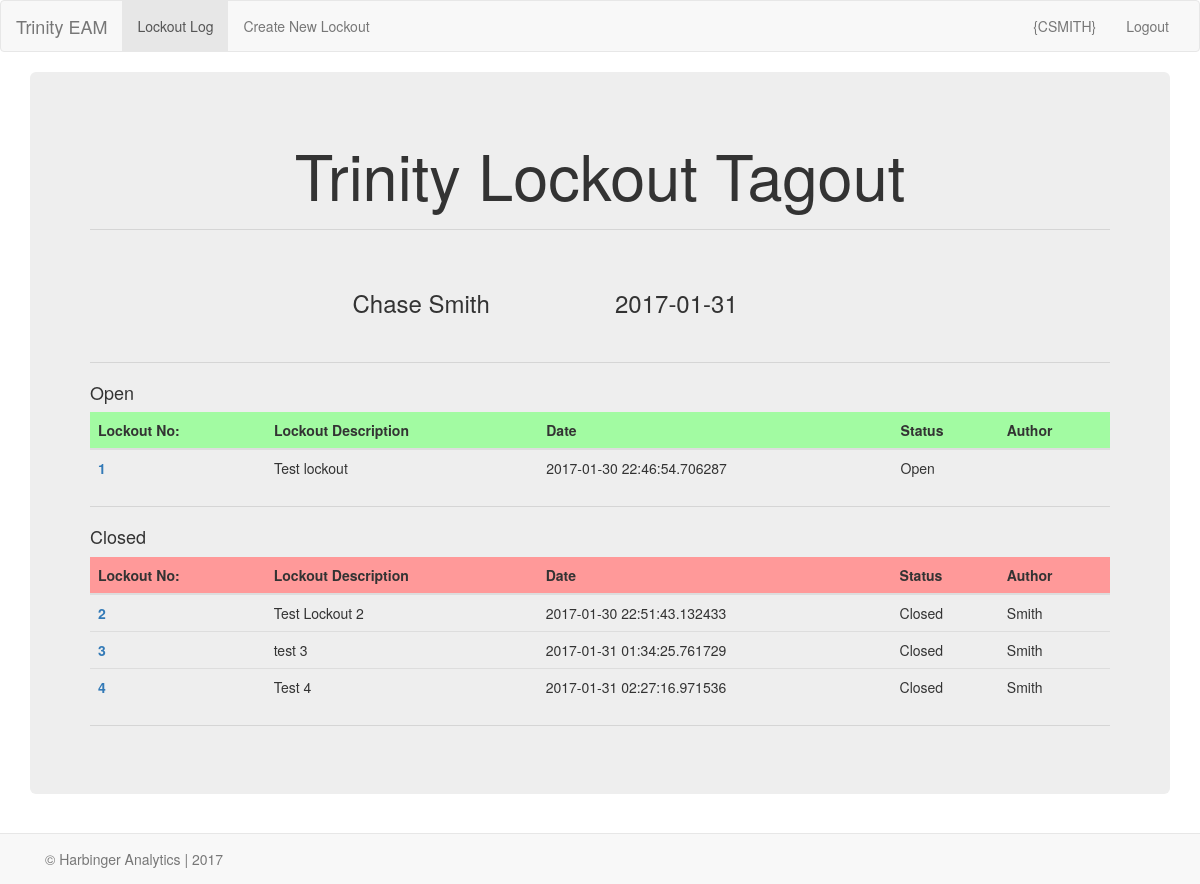
The page / on the database its author committed.
### models.py (models this page shows, shortened)
class User(db.Model):
    __tablename__="user"
    id=db.Column(db.Integer, primary_key=True)
    username=db.Column(db.String(20), unique=True)
    first_name=db.Column(db.String(20), nullable=False)
    last_name=db.Column(db.String(20), nullable=False)
    position=db.Column(db.String(50), nullable=False)

class Lockout(db.Model):
    __tablename__="lockout"
    id=db.Column(db.Integer, primary_key=True)
    lockout_description=db.Column(db.String(200), nullable=False)
    lockout_author = db.relationship('User', backref=db.backref('lockout_author', lazy='dynamic'))
    user_id=db.Column('user_id', db.Integer, db.ForeignKey('user.id'))
    filename=db.Column(db.String(300), nullable=True)
    status=db.Column(db.Boolean(), default=True)
    goggles=db.Column(db.Boolean(), default=False)
    faceshield=db.Column(db.Boolean(),default=False)
    fullface=db.Column(db.Boolean(), default=False)
    dustmask=db.Column(db.Boolean(), default=False)
    leathergloves=db.Column(db.Boolean(), default=False)
    saranax=db.Column(db.Boolean(), default=False)
    nitrilegloves=db.Column(db.Boolean(), default=False)
    chemicalgloves=db.Column(db.Boolean(), default=False)
    chemicalsuit=db.Column(db.Boolean(),default=False)
    tyrex=db.Column(db.Boolean(),default=False)
    rubberboots=db.Column(db.Boolean(),default=False)
    sar=db.Column(db.Boolean(),default=False)
    data=db.Column(db.LargeBinary(),nullable=True)
    date=db.Column(db.DateTime)
    ppe=db.Column(db.String(50), nullable=True)

### app.py (the view)
@app.route('/')
def index():
    today=date.today()
    user=db.session.query(User).first()
    lockout=db.session.query(Lockout).all()
    open_lockouts=db.session.query(Lockout).filter_by(status=True).all()
    closed_lockouts=db.session.query(Lockout).filter_by(status=False).all()
    return render_template('index.html', closed_lockouts=closed_lockouts, open_lockouts=open_lockouts, user=user, today=today)

### templates/index.html
{% extends "base.html" %}
{% import "bootstrap/wtf.html" as wtf %}
{% block content %}
<div class="jumbotron">
<div class="text-center">
<h1> Trinity Lockout Tagout </h1>
</div>
<hr>
<br>
<div class="row">
        <div class="col-xs-3 col-xs-offset-3 form-group">
            <h3>{{ user.first_name }} {{ user.last_name }} </h3>
        </div>
        <div class="col-xs-6">
            <h3> {{ today }} </h3>
        </div>
</div>
<hr>
<h4>Open</h4>
<table class="table table-sm">
<thead>
  <tr style="background-color: #A2FBA2;">
    <th>Lockout No:</th>
    <th>Lockout Description</th>
    <th>Date</th>
    <th>Status</th>
    <th>Author</th>
  </tr>
</thead>
<tbody>
  {% for each in open_lockouts %}
  <tr >
    <th scope="row" ><a href="lockout/{{each.id}}">{{ each.id }}</a></th>
    <td>{{ each.lockout_description }}</td>
    <td>{{ each.date }}</td>
    {% if each.status == True %}
    <td>Open</td>
    {% else %}
    <td>Closed</td>
    {% endif %}
    <td>{{ each.lockout_author.last_name }}</td>
  </tr>
  {% endfor %}
</tbody>
</table>
<hr>
<h4>Closed</h4>
  <table class="table table-sm">
    <thead>
      <tr style="background-color: #FF9999;">
        <th>Lockout No:</th>
        <th>Lockout Description</th>
        <th>Date</th>
        <th>Status</th>
        <th>Author</th>
      </tr>
    </thead>
  <tbody>
    {% for each in closed_lockouts %}
    <tr>
      <th scope="row"><a href="lockout/{{each.id}}">{{ each.id }}</a></th>
      <td>{{ each.lockout_description }}</td>
      <td>{{ each.date }}</td>
      {% if each.status == True %}
      <td>Open</td>
      {% else %}
      <td>Closed</td>
      {% endif %}
      <td>{{ each.lockout_author.last_name }}</td>
    </tr>
    {% endfor %}
  </tbody>
</table>
<hr>
{% endblock %}

### static/style.css (style rules this page uses)
hr { background-color: blue; }

### rows shown on the page
User: first_name "Chase", last_name "Smith"
Lockout: id "1", lockout_description "Test lockout", date "2017-01-30 22:46:54.706287", status "Open"
Lockout: id "2", lockout_description "Test Lockout 2", date "2017-01-30 22:51:43.132433", status "Closed", lockout_author.last_name "Smith"
Lockout: id "3", lockout_description "test 3", date "2017-01-31 01:34:25.761729", status "Closed", lockout_author.last_name "Smith"
Lockout: id "4", lockout_description "Test 4", date "2017-01-31 02:27:16.971536", status "Closed", lockout_author.last_name "Smith"
